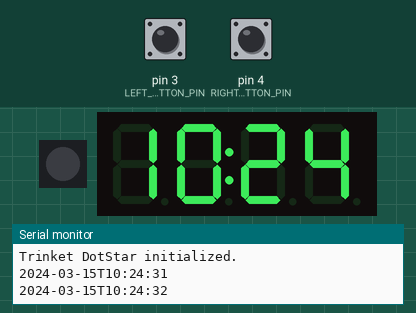
A sketch run on a simulated Arduino Uno, built with avr-gcc and run on an emulated ATmega328P. On the bench: 1 RGB LEDs in strip order, left to right, 4-digit seven-segment display, the last lines printed to the serial monitor. Inputs (shaded band) come from the test bench; at power-on: pin 3 (LEFT_BUTTON_PIN) HIGH, pin 4 (RIGHT_BUTTON_PIN) HIGH. The local clock reads 2024-03-15 10:24:30 at power-on unless the sketch sets it.

Above: at 2.2 s.
2.3 s: pin 3 (LEFT_BUTTON_PIN) pulled LOW for 3.2 s
At 5.7 s:
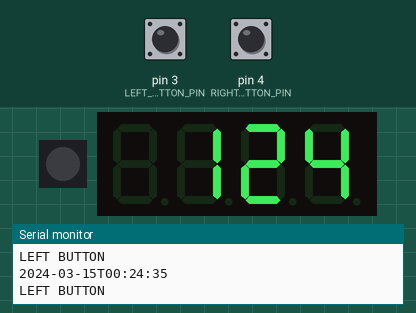
7.0 s: pin 4 (RIGHT_BUTTON_PIN) pulled LOW for 0.25 s
At 7.8 s:
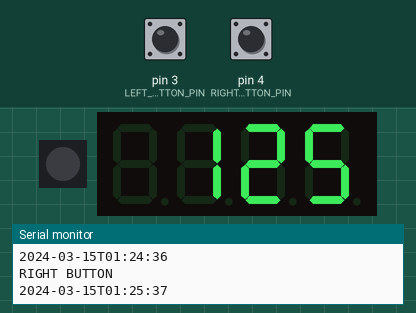
9.6 s: pin 3 (LEFT_BUTTON_PIN) pulled LOW for 0.25 s
At 10.9 s:
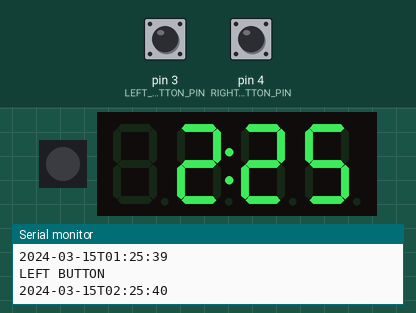
11.6 s: pin 4 (RIGHT_BUTTON_PIN) pulled LOW for 1 s
At 13.8 s:
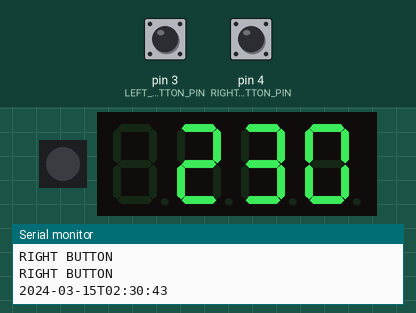
14.1 s: pin 3 (LEFT_BUTTON_PIN) driven LOW and pin 4 (RIGHT_BUTTON_PIN) driven LOW
At 14.35 s:
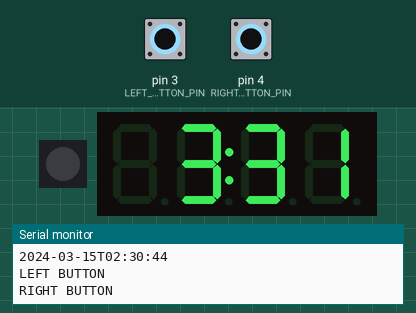
15.7 s: pin 3 (LEFT_BUTTON_PIN) driven HIGH
At 16.0 s:
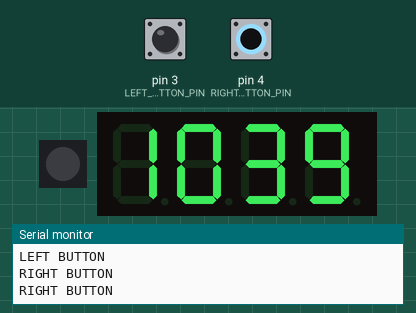
Timing chart, 0 to 18.4 s (numbered marks = the images above; inputs shaded):
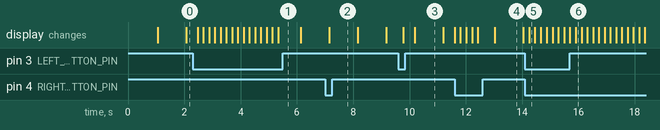

Measured:
- after the input at 2.3 s, the display: first changes after 0.17 s (image 1 shows a later state)
- after the input at 7.0 s, the display: changes after 0.16 s (image 2)
- after the input at 9.6 s, the display: first changes after 0.18 s (image 3 shows a later state)
- after the input at 11.6 s, the display: first changes at once (image 4 shows a later state)
- after the input at 14.1 s, the display: changes after 0.15 s (image 5)

The sketch:

DigitalClockHT16K33TrinketM0.ino
```cpp
// Based on Adafruit 7 Segment Backpack

#include <Adafruit_DotStar.h>
#include <Adafruit_NeoPixel.h>
#include <Wire.h>
#include <Adafruit_GFX.h>
#include "Adafruit_LEDBackpack.h"
#include "RTClib.h"

#define LEFT_BUTTON_PIN 3
#define RIGHT_BUTTON_PIN 4
#define DOTSTAR_DATA_PIN 7
#define DOTSTAR_CLOCK_PIN 8
#define DOTSTAR_BRIGHTNESS 255

Adafruit_DotStar dotstar = Adafruit_DotStar(1, DOTSTAR_DATA_PIN, DOTSTAR_CLOCK_PIN, DOTSTAR_BGR);
Adafruit_7segment matrix = Adafruit_7segment();
RTC_PCF8523 rtc;

void setup()
{
  initSerial();
  initButtons();
  initRTC();
  initDotStar();
  init7SegmentDisplay();
}

void error(const char* message)
{
  matrix.printError();
  matrix.writeDisplay();

  Serial.println(message);

  while (true)
  {
    dotstar.setPixelColor(0, 255, 0, 0);
    dotstar.show();
    delay(50);
    dotstar.setPixelColor(0, 0);
    dotstar.show();
    delay(50);
  }
}

void initSerial()
{
  Serial.begin(9600);
  unsigned long timesup = millis() + 2000;

  while (!Serial && millis() < timesup);

  Serial.println("Serial open...");
}

void initButtons()
{
  pinMode(LEFT_BUTTON_PIN, INPUT_PULLUP);
  pinMode(RIGHT_BUTTON_PIN, INPUT_PULLUP);

  Serial.println("Initialized buttons.");
}

void initDotStar()
{
  dotstar.begin();
  dotstar.show();
  dotstar.setBrightness(DOTSTAR_BRIGHTNESS);
  Serial.println("Trinket DotStar initialized.");
}

void initRTC()
{
  if (rtc.begin() == false) error("Could not initialize RTC.");
  if (rtc.initialized()) Serial.print("PCF8523 RTC initialized.");
  if (rtc.lostPower()) Serial.print("PCF8523 RTC lost power.");

  if (! rtc.initialized() || rtc.lostPower())
  {
    Serial.println("RTC is NOT initialized, let's set the time!");
    // When time needs to be set on a new device, or after a power loss, the
    // following line sets the RTC to the date & time this sketch was compiled
    //rtc.adjust(DateTime(F(__DATE__), F(__TIME__)));
    //
    // Note: allow 2 seconds after inserting battery or applying external power
    // without battery before calling adjust(). This gives the PCF8523's
    // crystal oscillator time to stabilize. If you call adjust() very quickly
    // after the RTC is powered, lostPower() may still return true.
  }

  // When time needs to be re-set on a previously configured device, the
  // following line sets the RTC to the date & time this sketch was compiled
  //rtc.adjust(DateTime(F(__DATE__), F(__TIME__)));
  rtc.start();
  Serial.println("Initialized RTC.");
}

void init7SegmentDisplay()
{
  matrix.begin(0x70);
  matrix.setBrightness(8);
  matrix.blinkRate(0);
  matrix.writeDisplay();
  delay(1000);
}

uint8_t previousState = -1;

void loop()
{
  DateTime now = rtc.now();

  now = checkButtons(now);

  uint8_t state = now.second() % 2;

  if (state != previousState)
  {
    Serial.println(now.timestamp());

    displayTime(now);

//    uint32_t color = Wheel(now.second() * 4.2);
//    color = dotstar.gamma32(color);
//    dotstar.setPixelColor(0, color);
//    dotstar.show();

    previousState = state;
  }

  delay(200);
}

DateTime checkButtons(DateTime now)
{
    int year = now.year();
    int month = now.month();
    int day = now.day();
    int hour = now.hour();
    int minute = now.minute();
    int second = now.second();

  if (digitalRead(LEFT_BUTTON_PIN) == LOW)
  {
    Serial.println("LEFT BUTTON");

    hour = (hour + 1) % 24;

    now = DateTime(year, month, day, hour, minute, second);

    rtc.adjust(now);

    displayTime(now);
  }

  if (digitalRead(RIGHT_BUTTON_PIN) == LOW)
  {
    Serial.println("RIGHT BUTTON");

    minute = (minute + 1) % 60;

    now = DateTime(year, month, day, hour, minute, second);

    rtc.adjust(now);

    displayTime(now);
}

  return (now);
}

void displayTime(DateTime now)
{
  int h = now.twelveHour() % 12;
  int m = now.minute();
  int s = now.second();
  boolean pm = now.hour() > 11;

  if (h == 0) h = 12;

  // Draw the clock face.

  if (h < 10)
  {
    matrix.writeDigitRaw(0, 0);
  }
  else
  {
    matrix.writeDigitNum(0, h / 10, false);
  }

  matrix.writeDigitNum(1, h % 10, false);
  matrix.writeDigitNum(3, m / 10, false);
  matrix.writeDigitNum(4, m % 10, false);
  matrix.writeDigitRaw(2, 0xFF);

  int i = 0;
  if (s % 2 == 0) i += 2;
  if (pm) i += 4;

  matrix.writeDigitRaw(2, i);
  matrix.writeDisplay();
}

uint32_t Wheel(byte WheelPos)
{
  if (WheelPos < 85)
  {
    return dotstar.Color(WheelPos * 3, 255 - WheelPos * 3, 0);
  }
  else if (WheelPos < 170)
  {
    WheelPos -= 85;
    return dotstar.Color(255 - WheelPos * 3, 0, WheelPos * 3);
  }
  else
  {
    WheelPos -= 170;
    return dotstar.Color(0, WheelPos * 3, 255 - WheelPos * 3);
  }
}
```
